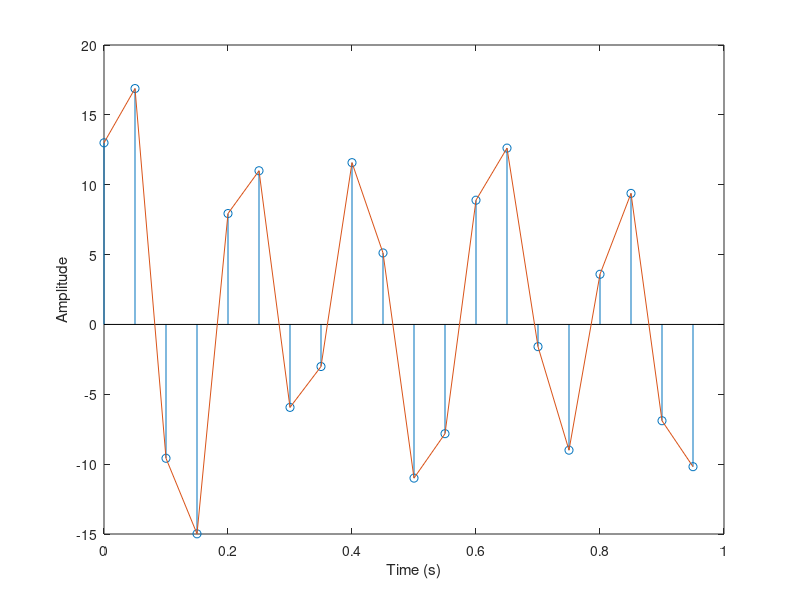

Source code (MATLAB):
clear; clc;
 
%signal sampling fit
Fs = 20;             %Sampling rate (Hz)     [sample/sec]
dt = 1/Fs;           %delta t                          [time interval (sec)] 
N  = 1*Fs;          %Sampling number       [number of samples]
t  = (0:N-1)*dt;    %time(s)                        [time for each sample]
 
%The signal
A = 1;                 %Amplitude
n = 1;                 %scale of Frequency
F = 1;             %Frequency
theta = 0*pi;      %phase
xt = 1 + 4*cos(2*pi*3*F*t) + 5/7*sin(2*pi*4*F*t) + 3*sin(2*pi*6*F*t) + 10*sin(2*pi*5*F*t) + 8*cos(2*pi*15*F*t);
% xt = 2 + 2*cos(2*pi*F*t)+ 4*sin(2*pi*F*t) - 2*sin(6*pi*F*t);
stem(t, xt); hold on; plot(t, xt);
xlabel('Time (s)'); ylabel('Amplitude');
